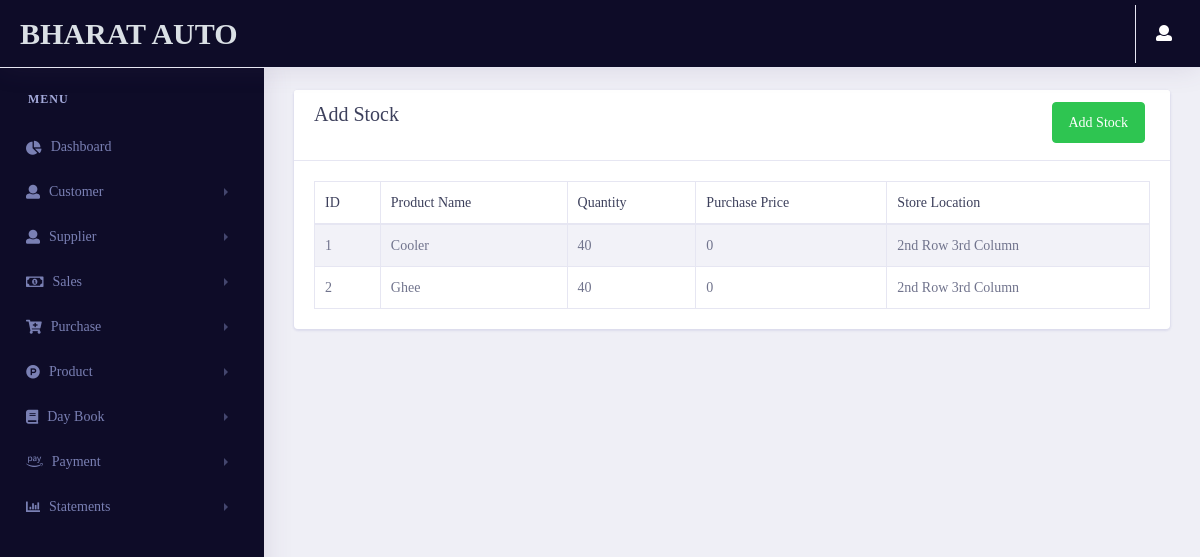
The page /dashboard/list_stock/ (signed in) on the database as committed earlier.
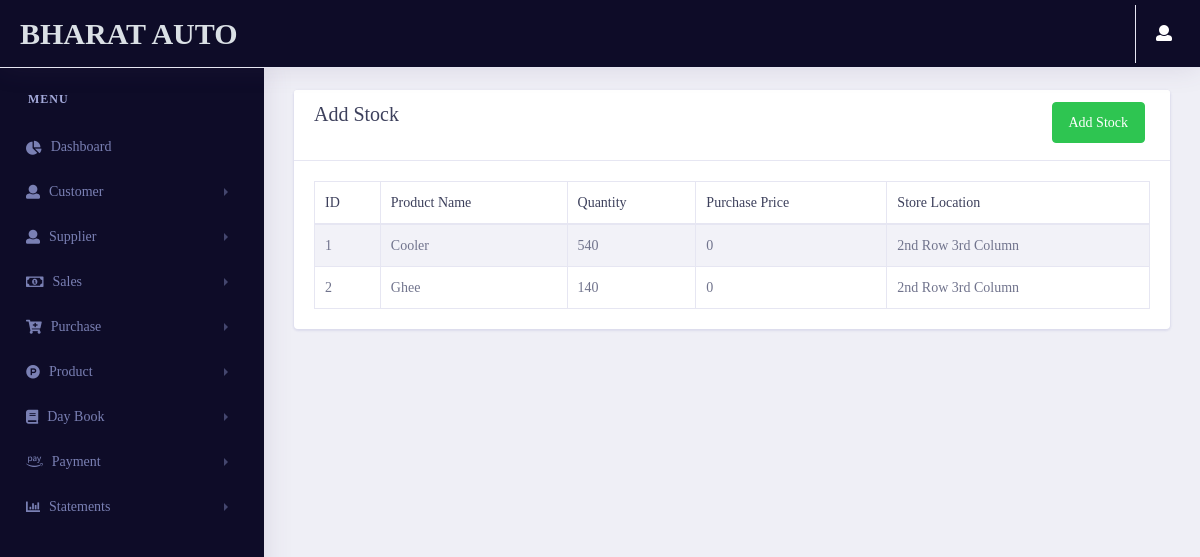
The same page on the database as committed later.
### dashboard/models.py (models this page shows, shortened)
class Stock_estimate(models.Model):
    product = models.OneToOneField(Product_estimate,on_delete=models.CASCADE)
    quantity = models.IntegerField(null=True,blank=True,default=0)
    purchase_price = models.IntegerField(null=True,blank=True,default=0)

class Product_estimate(models.Model):
    product_name = models.CharField(max_length=100)
    product_categ = models.CharField(max_length=50)
    unit = models.CharField(max_length=50)
    selling_price = models.FloatField()
    store_location = models.CharField(max_length=50)
    supplier = models.ForeignKey(Supplier_estimate , on_delete=models.CASCADE , blank=True,null=True)
    minimum_stock=models.IntegerField()
    def __str__(self):
        return self.product_name

### dashboard/views.py (the view, shortened to what this page needs)
# urls.py: path('list_stock/',views.list_stock,name="list_stock"),
@login_required(login_url='login')
def list_stock(request):
    Estimate_group = Group.objects.get(name='Estimate')
    GST_group = Group.objects.get(name='GST')
    user = User.objects.get(username=request.user.username)
    try:
        if user.is_authenticated:
            if Estimate_group in user.groups.all():
                stock_data = Stock_estimate.objects.all()
            else:
                stock_data = Stock_gst.objects.all()
            context = {
                'stock_data' : stock_data
            }
            return render(request, 'dashboard/stock.html',context)
        else:
            return redirect('login')
    except:
        return redirect('error404')

### pages/templatetags/user_auth.py (called while the page is built)
@register.filter(name='has_group')
def has_group(user, group_name):
    group = Group.objects.get(name=group_name)
    return True if group in user.groups.all() else False

### dashboard/templates/dashboard/stock.html (shortened to what this page needs)
{% extends 'pages/base.html' %}
{% load user_auth %}
{% load static %}
{% block content %}
<link rel="stylesheet" href="{% static 'vendor/bootstrap/css/bootstrap.min.css' %}">
<link href="{% static 'vendor/fonts/circular-std/style.css' %}" rel="stylesheet">
<link rel="stylesheet" href="{% static 'libs/css/style.css' %}">
<link rel="stylesheet" href="{% static 'vendor/fonts/fontawesome/css/fontawesome-all.css' %}">
<link rel="stylesheet" type="text/css" href="{% static 'vendor/datatables/css/dataTables.bootstrap4.css' %}">
{% if request.user|has_group:"Estimate" %}
<div class="row">
    <div class="col-xl-12 col-lg-12 col-md-12 col-sm-12 col-12">
        <div class="card">
            <div class="card-header">
                <h3 class="align-middle">Add Stock
                    <button type="submit" class="btn btn-space btn-success rounded float-right" data-toggle="modal" data-target="#exampleModal">
                        Add Stock
                    </button>
                </h3>
            </div>
            <div class="card-body">
                <div class="table-responsive">
                    <table class="table table-striped table-bordered first" id="example">
                        <thead>
                        <tr>
                            <th>ID</th>
                            <th>Product Name</th>
                            <th>Quantity</th>
                            <th>Purchase Price</th>
                            <th>Store Location</th>
                        </tr>
                        </thead>
                        <tbody>
                        {% for i in stock_data %}
                        <tr>
                            <td>{{i.id}}</td>
                            <td>{{i.product}}</td>
                            <td>{{i.quantity}}</td>
                            <td>{{i.purchase_price}}</td>
                            <td>{{i.product.store_location}}</td>
                        </tr>
                        {% endfor %}
                        </tbody>
                    </table>
                </div>
            </div>
        </div>
    </div>
</div>
{% endif %}
{% endblock content %}

Rows that differ between the two databases and show on the page:
changed Stock_estimate "Cooler": quantity "40" → "540"
changed Stock_estimate "Ghee": quantity "40" → "140"
